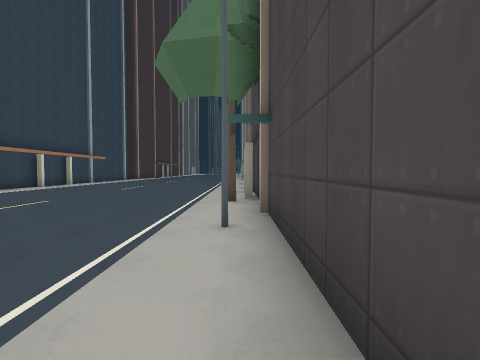
View 1 (above)

22 first-person views from a walk through a 3-D level made in the Godot game engine. The camera is 1.5 m above the floor, tilts 2° down and sees 85° across. The floor is counted in squares, 2 m on a side. Each view is taken from the middle of a square. On the plan, view 1 faces up. The plan holds only what a view shows up to about 9 squares ahead; the rest is blank. The place goes on beyond the plan. Surface patterns are stand-ins for the level's own textures.

View 2
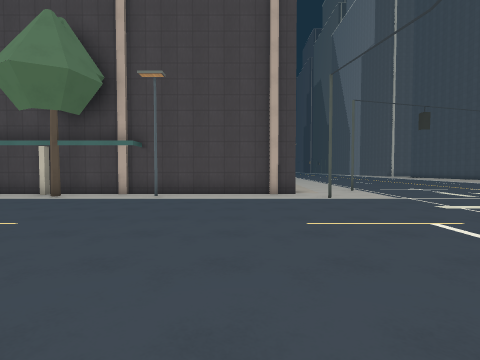

View 3
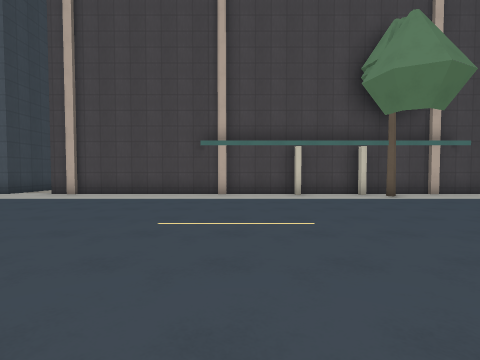

View 4
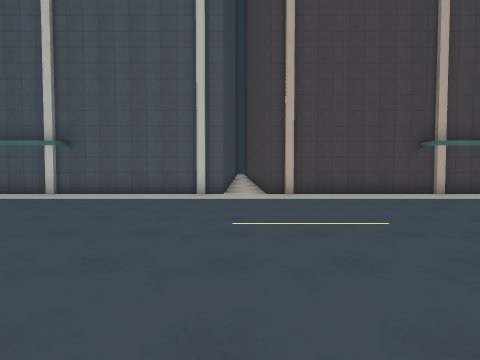

View 5
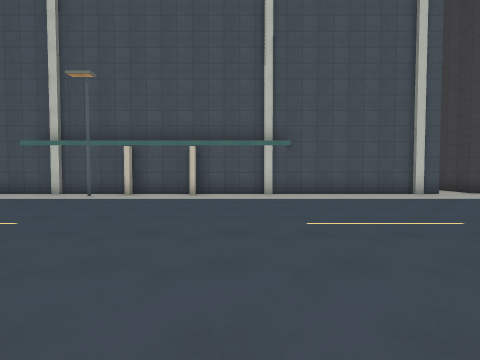

View 6
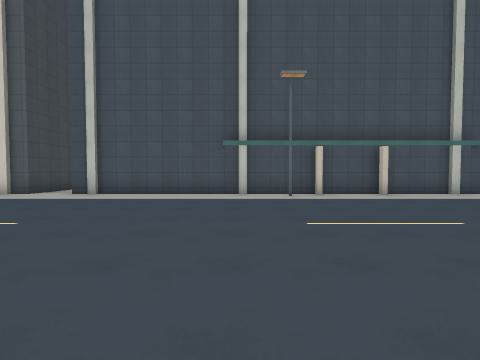

View 7
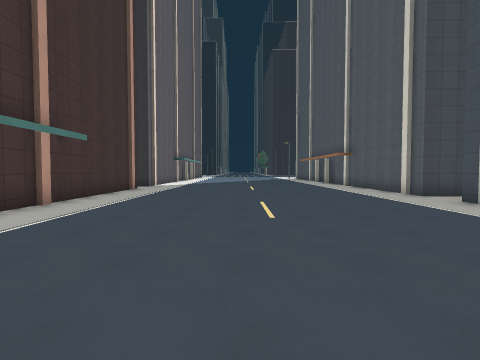

View 8
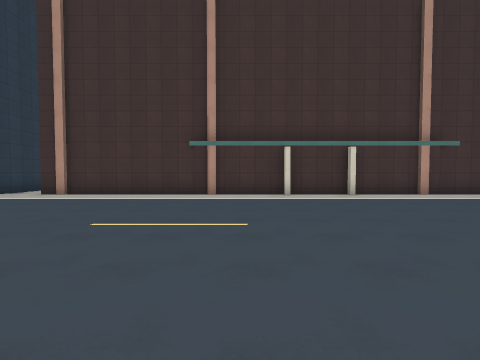

View 9
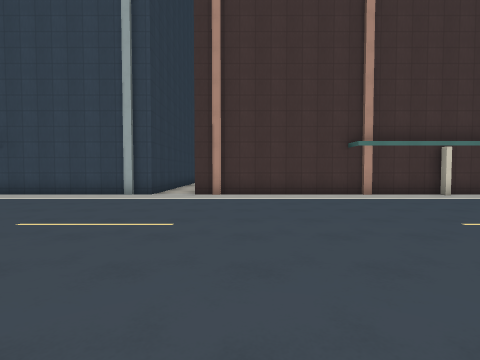

View 10
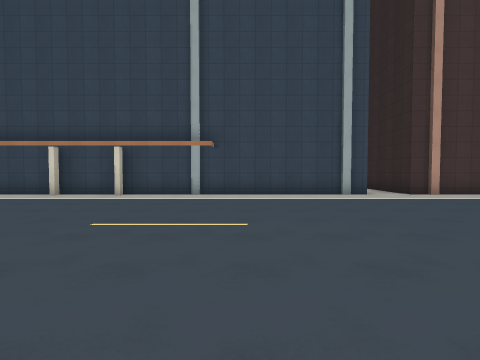

View 11
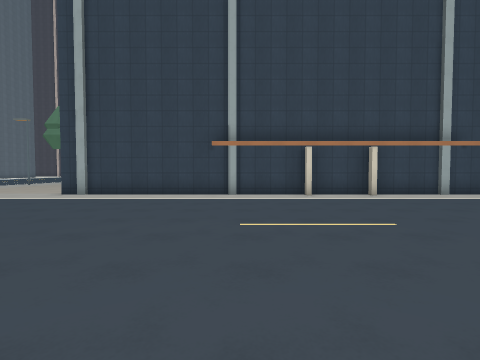

View 12
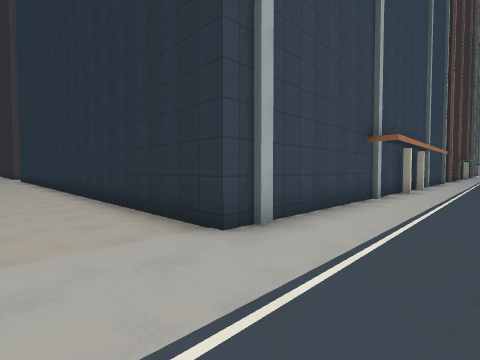

View 13
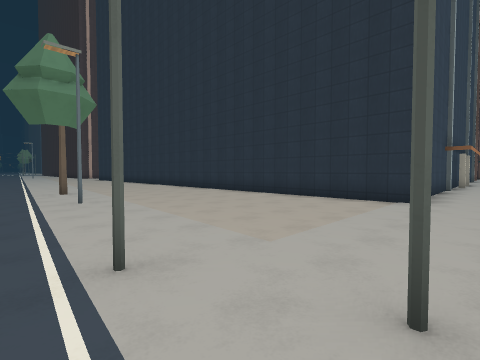

View 14
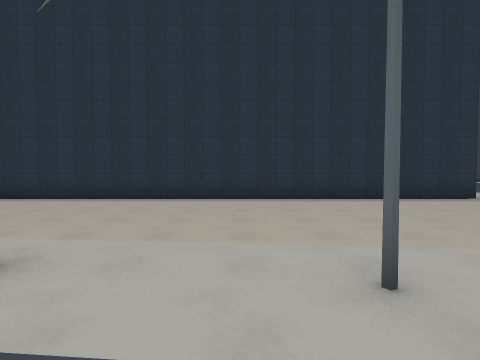

View 15
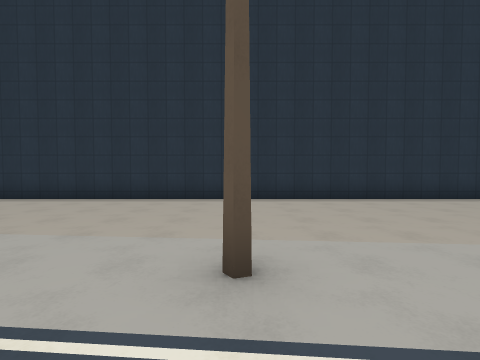

View 16
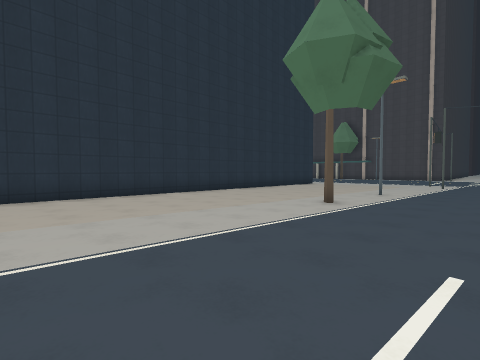

View 17
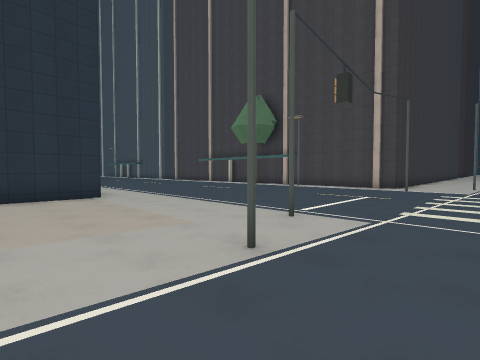

View 18
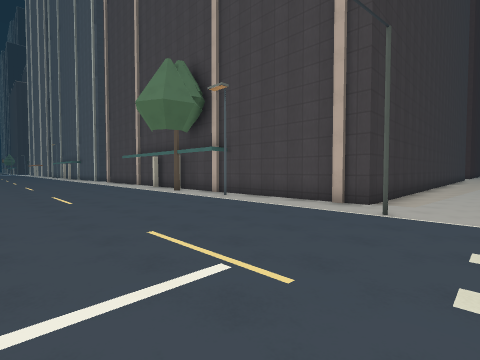

View 19
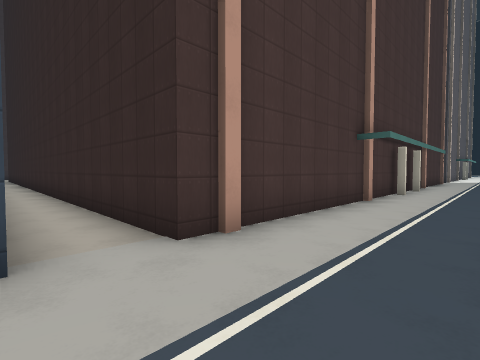

View 20
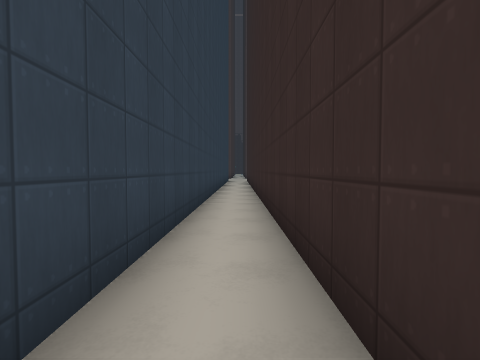

View 21
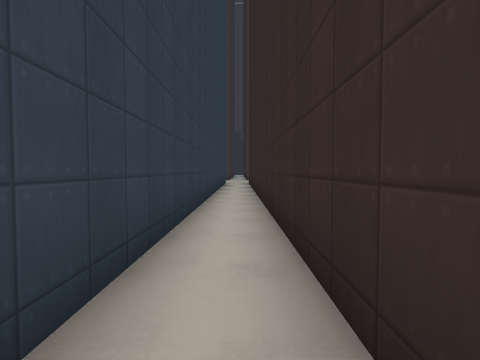

View 22
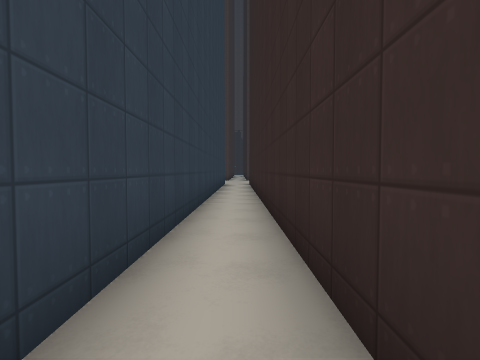

### Floor plan
Points are (right, up) in squares from view 1. A wall is a line through its corners. A room is listed if a view was taken in it or the views show most of it. See-through windows are left out.
Room 1 (views 1, 2, 3, 4, 5, 6, 7, 8, 9, 10, 11, 12, 13, 14, 15, 16, 17, 18, 19, 20, 21, 22)
walls: (-10, 22.1) (-9.5, 22.1) (-9.5, 4.2) (-24.5, 4.2); (1, 18.5) (0.5, 18.5) (0.5, 36.5); (0.5, 7.1) (0.5, 17.1) (1, 17.1); (2.5, -0.8) (0.5, -0.8) (0.5, 6.9); (-24.5, 22.1) (-12.9, 22.1); (-9.5, 33.5) (-9.5, 23.5) (-24.4, 23.5); (-9.5, 39) (-9.5, 33.8); (1.8, 37.9) (0.5, 37.9) (0.5, 38.8)

Where each view was taken, in squares from view 1:
view 1: 0 up, 0 right, facing up
view 2: 1 up, 8 left, facing right
view 3: 11 up, 8 left, facing right
view 4: 18 up, 8 left, facing right
view 5: 25 up, 8 left, facing right
view 6: 31 up, 8 left, facing right
view 7: 30 up, 5 left, facing up
view 8: 30 up, 1 left, facing left
view 9: 25 up, 1 left, facing left
view 10: 18 up, 1 left, facing left
view 11: 10 up, 1 left, facing left
view 12: 2 up, 7 left, facing up-left
view 13: 3 down, 8 left, facing up-left
view 14: 3 down, 16 left, facing up
view 15: 3 down, 18 left, facing up
view 16: 4 down, 24 left, facing up-right
view 17: 4 down, 12 left, facing up-right
view 18: 3 down, 6 left, facing up-right
view 19: 22 up, 7 left, facing up-left
view 20: 23 up, 12 left, facing left
view 21: 23 up, 16 left, facing left
view 22: 23 up, 17 left, facing left
